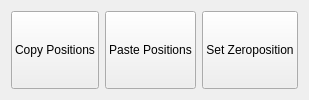
                          <widget class="QWidget" name="manControllerMenu" native="true">
                           <property name="minimumSize">
                            <size>
                             <width>0</width>
                             <height>60</height>
                            </size>
                           </property>
                           <layout class="QHBoxLayout" name="horizontalLayout_54">
                            <item>
                             <widget class="QPushButton" name="pushButton_42">
                              <property name="sizePolicy">
                               <sizepolicy hsizetype="Preferred" vsizetype="Preferred">
                                <horstretch>0</horstretch>
                                <verstretch>0</verstretch>
                               </sizepolicy>
                              </property>
                              <property name="cursor">
                               <cursorShape>PointingHandCursor</cursorShape>
                              </property>
                              <property name="text">
                               <string>Copy Positions</string>
                              </property>
                              <property name="icon">
                               <iconset resource="QSS/QSS_Resources.qrc">
                                <normaloff>:/icons/Icons/copy.png</normaloff>:/icons/Icons/copy.png</iconset>
                              </property>
                              <property name="iconSize">
                               <size>
                                <width>50</width>
                                <height>50</height>
                               </size>
                              </property>
                             </widget>
                            </item>
                            <item>
                             <widget class="QPushButton" name="pushButton_55">
                              <property name="sizePolicy">
                               <sizepolicy hsizetype="Preferred" vsizetype="Preferred">
                                <horstretch>0</horstretch>
                                <verstretch>0</verstretch>
                               </sizepolicy>
                              </property>
                              <property name="cursor">
                               <cursorShape>PointingHandCursor</cursorShape>
                              </property>
                              <property name="text">
                               <string>Paste Positions</string>
                              </property>
                              <property name="icon">
                               <iconset resource="QSS/QSS_Resources.qrc">
                                <normaloff>:/icons/Icons/file-plus.png</normaloff>:/icons/Icons/file-plus.png</iconset>
                              </property>
                              <property name="iconSize">
                               <size>
                                <width>50</width>
                                <height>50</height>
                               </size>
                              </property>
                             </widget>
                            </item>
                            <item>
                             <widget class="QPushButton" name="pushButton_56">
                              <property name="sizePolicy">
                               <sizepolicy hsizetype="Preferred" vsizetype="Preferred">
                                <horstretch>0</horstretch>
                                <verstretch>0</verstretch>
                               </sizepolicy>
                              </property>
                              <property name="cursor">
                               <cursorShape>PointingHandCursor</cursorShape>
                              </property>
                              <property name="text">
                               <string>Set Zeroposition</string>
                              </property>
                              <property name="icon">
                               <iconset resource="QSS/QSS_Resources.qrc">
                                <normaloff>:/icons/Icons/rotate-cw.png</normaloff>:/icons/Icons/rotate-cw.png</iconset>
                              </property>
                              <property name="iconSize">
                               <size>
                                <width>50</width>
                                <height>50</height>
                               </size>
                              </property>
                             </widget>
                            </item>
                           </layout>
                          </widget>
